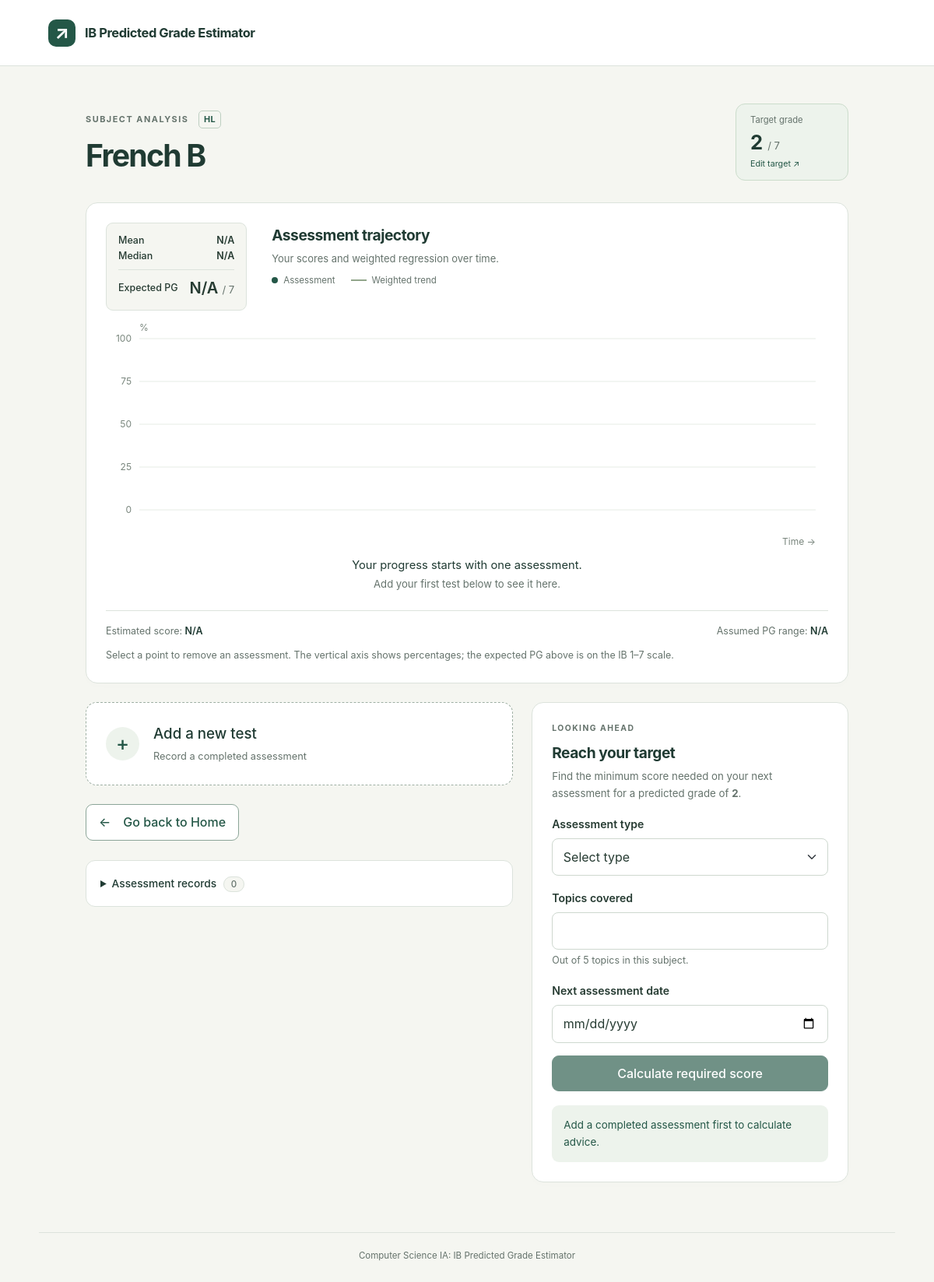
Page /subject/3 (signed in) on the committed database.
### tables this page shows
CREATE TABLE subjects(subject_id INTEGER PRIMARY KEY,
									subject_name VARCHAR(50) NOT NULL,
                                    level VARCHAR(2) NOT NULL
                                    CHECK(level IN ('HL','SL')),
                                    total_topics INTEGER NOT NULL
                                    CHECK(total_topics > 0),
                                    
                                    UNIQUE(subject_name, level));

CREATE TABLE user_subjects(user_subject_id INTEGER PRIMARY KEY,
										 user_id INTEGER NOT NULL,
                                         subject_id INTEGER NOT NULL,
                                         target_grade INTEGER NOT NULL
                                         CHECK(target_grade BETWEEN 1 AND 7),
                                         
                                         FOREIGN KEY (user_id) REFERENCES users(user_id)
                                         ON DELETE CASCADE,
                                         FOREIGN KEY (subject_id) REFERENCES subjects(subject_id));

### app.py (the view)
@app.route("/subject/<int:user_subject_id>")
def load_assessments(user_subject_id):
    if "user_id" not in session:
        return redirect(url_for("login"))
    connection = get_db()
    cursor = connection.cursor()
    command = """SELECT user_subjects.user_subject_id,
                        user_subjects.subject_id,
                        user_subjects.target_grade,
                        subjects.subject_name,
                        subjects.level,
                        subjects.total_topics
                FROM user_subjects JOIN subjects
                    ON user_subjects.subject_id = subjects.subject_id
                WHERE user_subjects.user_subject_id=? AND user_subjects.user_id=?"""
    cursor.execute(command, (user_subject_id, session["user_id"]))
    subject = cursor.fetchone() # row containing specific subject info for user
    if subject is None:
        connection.close()
        flash("Invalid subject")
        return redirect(url_for("home"))
    cursor.execute("SELECT * FROM assessments WHERE user_subject_id=? ORDER BY assessment_date", (user_subject_id,))
    assessments = cursor.fetchall()
    connection.close()
    boundaries = get_boundaries(subject["subject_id"], 2025, "May")
    analysis = analyse_subject(assessments, subject["total_topics"], boundaries)
    return render_template("subject.html", subject=subject, assessments=assessments, analysis=analysis)

### app.py (called while the page is built)
def get_boundaries(subject_id, exam_year, exam_session):
    connection = get_db()
    cursor = connection.cursor()
    command = """SELECT grade, lower_boundary
                 FROM grade_boundaries
                 WHERE subject_id=? AND exam_year=? AND exam_session=?
                 ORDER BY grade"""
    cursor.execute(command, (subject_id, exam_year, exam_session))
    rows = cursor.fetchall()
    connection.close()
    boundaries = {}
    for boundary in rows:
        boundaries[boundary["grade"]] = boundary["lower_boundary"]
    return boundaries

### database.py (called while the page is built)
def get_db():
    connection = sqlite3.connect("database.db")
    connection.execute("PRAGMA foreign_keys = ON")
    connection.row_factory = sqlite3.Row
    return connection

### logic.py (called while the page is built, shortened)
def analyse_subject(assessments, total_topics, boundaries):
    if len(assessments) == 0:
        return {
            "mean": "N/A",
            "median": "N/A",
            "predicted_percentage": "N/A",
            "predicted_grade": "N/A",
            "uncertainty_range": "N/A",
            "slope": "N/A",
            "intercept": "N/A",
            "graph_dates": [],
            "graph_percentages": [],
            "regression_percentages": []
        }

### templates/subject.html (shortened to what this page needs)
{% extends 'base.html' %}
{% from '_macros.html' import value, uncertainty, grades, assessment_fields %}
{% block content %}
<div class="subject-shell">
  <div class="page-heading subject-heading">
    <div><p class="eyebrow">SUBJECT ANALYSIS <span class="level-badge">{{ subject['level'] }}</span></p><h1>{{ subject['subject_name'] }}</h1></div>
    <button type="button" class="target-button" data-bs-toggle="modal" data-bs-target="#target-modal"><span>Target grade</span><strong>{{ subject['target_grade'] }} <small>/ 7</small></strong><span class="target-edit">Edit target ↗</span></button>
  </div>
  <section class="card chart-card" aria-labelledby="trajectory-title">
    <div class="chart-top">
      <dl class="chart-stats mb-0">
        <div><dt>Mean</dt><dd>{{ value(analysis['mean'], '%') }}</dd></div>
        <div><dt>Median</dt><dd>{{ value(analysis['median'], '%') }}</dd></div>
        <div class="pg-stat"><dt>Expected PG</dt><dd>{{ value(analysis['predicted_grade'], '', 0) }} <small>/ 7</small></dd></div>
      </dl>
      <div class="chart-heading"><h2 id="trajectory-title">Assessment trajectory</h2><p class="text-secondary mb-2">Your scores and weighted regression over time.</p><div class="chart-legend"><span><i class="legend-dot"></i>Assessment</span><span><i class="legend-line"></i>Weighted trend</span></div></div>
    </div>
    <div id="trajectory-chart" class="trajectory-chart" aria-label="Assessment percentage scores plotted by date"></div>
    {% if not assessments %}<p class="chart-empty">Your progress starts with one assessment.<br><span>Add your first test below to see it here.</span></p>{% elif analysis['predicted_grade'] == 'N/A' %}<p class="empty-notice">A prediction needs assessments on at least two distinct dates with positive weights. Assessments covering zero topics carry no weight.</p>{% endif %}
    <div class="chart-footnote"><span>Estimated score: <strong>{{ value(analysis['predicted_percentage'], '%') }}</strong></span><span>Assumed PG range: <strong>{{ uncertainty(analysis['uncertainty_range'], 7) }}</strong></span></div>
    <p class="form-text mb-0">Select a point to remove an assessment. The vertical axis shows percentages; the expected PG above is on the IB 1–7 scale.</p>
  </section>
  <div class="subject-bottom">
    <div class="subject-actions">
      <button class="add-test-button" type="button" data-bs-toggle="modal" data-bs-target="#add-assessment-modal"><span class="plus-icon" aria-hidden="true">+</span><span>Add a new test<small>Record a completed assessment</small></span></button>
      <a class="btn btn-outline-primary back-home" href="{{ url_for('home') }}"><span aria-hidden="true">←</span> Go back to Home</a>
      <details class="assessment-records">
        <summary>Assessment records <span class="count-badge">{{ assessments|length }}</span></summary>
      </details>
    </div>
    <section class="card advice-card" aria-labelledby="advice-title">
      <p class="eyebrow">LOOKING AHEAD</p><h2 id="advice-title">Reach your target</h2><p class="text-secondary">Find the minimum score needed on your next assessment for a predicted grade of <strong>{{ subject['target_grade'] }}</strong>.</p>
      <form id="advice-form" method="post" action="{{ url_for('advice', user_subject_id=subject['user_subject_id']) }}">
        {{ assessment_fields('advice', subject['total_topics'], assessments[-1]['assessment_date'] if assessments else none) }}
        <button type="submit" class="btn btn-primary w-100" {% if not assessments %}disabled{% endif %}>Calculate required score</button>
      </form>
      <div id="advice-result" class="advice-result" role="status" aria-live="polite" aria-atomic="true">{% if not assessments %}Add a completed assessment first to calculate advice.{% else %}Your required score will appear here.{% endif %}</div>
    </section>
  </div>
</div>
{% endblock %}

### rows in the picture
subjects: level "HL", subject_name "French B"
user_subjects: target_grade "2"

### other values in the picture
{{ assessments|length }} "0"
{{ total_topics }} "5"
